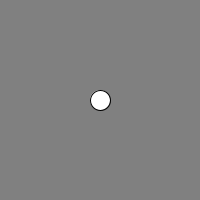
Frame 1 (no input)
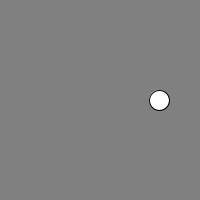
Frame 60 (the mouse pressed at the canvas centre just before this capture)
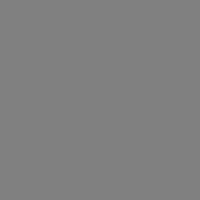
Frame 120 (the mouse held since frame 60 and released just before this capture)

The Processing sketch that drew these frames (run headless with seeded random() and noise(); from frame 60 on, the mouse is pressed at the canvas centre):

// Processing sketch: ballgame
// ── ballgame.pde
class Ball{
  int x=100,y=100;
  int size=20;
  void display(){
    ellipse(x,y,size,size);
  }
  void move(){
    x++;
  }
}

Ball b;

void setup(){
  size(200,200);
  b=new Ball();
}

void draw(){
  background(128);
  b.display();
  b.move();
}

void mouseClicked(){
  noLoop();
}
